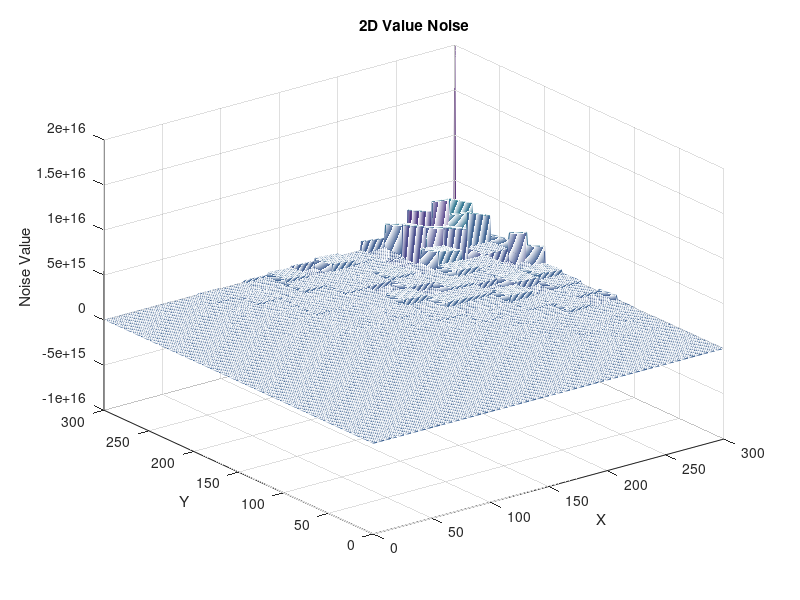

Write MATLAB code to recreate this figure.
function value_noise_demo2D()

    % Define parameters
    num = 300; % Width of the noise grid
    freq = 0.1; % Scale of the noise pattern

    % Generate value noise
    noise = valueNoise2D(num, 0.05, 200);



    % Plot the noise
    figure;
    mesh(1:num, 1:num, noise);
    xlabel('X');
    ylabel('Y');
    zlabel('Noise Value');
    title('2D Value Noise');

end

function noise = valueNoise2D(num_points, frequency, amplitude)
    % Generate random values for control points
    control_points = rand(num_points*frequency+2, num_points*frequency+2);
    control_points = control_points * amplitude;
    grid_size = [num_points, num_points]

    % Initialize noise matrix
    noise = zeros(grid_size);

    % Generate noise
    for i = 1:grid_size(1)
      i
        for j = 1:grid_size(2)

            x0 = floor( i * frequency) +1;
            x1 = x0 +1;
            y0 = floor( j * frequency) +1;
            y1 = y0 +1;

            X = (i+1)*frequency - x0;
            Y = (j+1)*frequency - y0;

            sx = (X - x0);
            u = fade(sx);
            nx0 = interpolate(control_points(y0, x0), control_points(y0, x1), u);
            nx1 = interpolate(control_points(y1, x0), control_points(y1, x1), u);
             % Interpolate along y-axis
            sy = (Y - y0);
            noise(i, j) = interpolate(nx0, nx1, fade(sy));
        end
    end
end


function t = fade(t)
    % Fade function to smooth the interpolation
    t3 = t^3;
    t2 = t^2;
    t;
    t = 6*t^5 - 15*t^4 + 10*t^3;
end

function interp_val = interpolate(a, b, t)
    % Linear interpolation function
    interp_val = a + t * (b - a);
end
